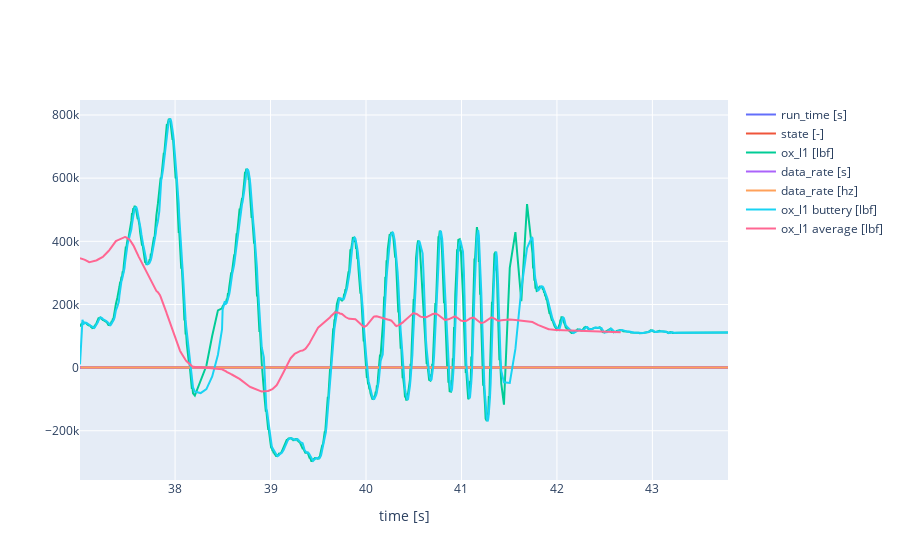

The notebook cell saved with this chart:
### Code cell
from gaslighter import *

data = csv_to_datadict("log-14.csv")
data = trim_time_datadict(data, 'time [s]', 37.0, 42)

data['data_rate [s]'] = diff_with_first_index(data['time [s]'])
data['data_rate [hz]'] = 1 / data['data_rate [s]']
data['ox_l1 buttery [lbf]'] = scipy_butter(data['ox_l1 [lbf]'], 3, 30, 166)
data['ox_l1 average [lbf]'] = moving_average(data['ox_l1 [lbf]'], 1, 166)

graph_datadict(data, 'time [s]', title="log-14.csv")

### Figure 1 — Plotly figure (JSON) as saved in the notebook; plotly's stock layout.template omitted (floating-point values rounded to 4 significant figures; data arrays with more than 128 entries replaced by an {"elided": "..."} marker saying what was removed)
{"data": [{"mode": "lines", "name": "run_time [s]", "type": "scatter", "x": {"elided": "930 float values"}, "y": {"elided": "930 float values"}}, {"mode": "lines", "name": "state [-]", "type": "scatter", "x": {"elided": "930 float values"}, "y": {"elided": "930 int values"}}, {"mode": "lines", "name": "ox_l1 [lbf]", "type": "scatter", "x": {"elided": "930 float values"}, "y": {"elided": "930 int values"}}, {"mode": "lines", "name": "data_rate [s]", "type": "scatter", "x": {"elided": "930 float values"}, "y": {"elided": "930 float values"}}, {"mode": "lines", "name": "data_rate [hz]", "type": "scatter", "x": {"elided": "930 float values"}, "y": {"elided": "930 float values"}}, {"mode": "lines", "name": "ox_l1 buttery [lbf]", "type": "scatter", "x": {"elided": "930 float values"}, "y": {"elided": "930 float values"}}, {"mode": "lines", "name": "ox_l1 average [lbf]", "type": "scatter", "x": {"elided": "930 float values"}, "y": {"elided": "765 float values"}}], "layout": {"modebar": {"add": ["v1hovermode", "toggleSpikeLines"]}, "title": {"text": ""}, "xaxis": {"title": {"text": "time [s]"}}, "yaxis": {"title": {"text": ""}}}}
